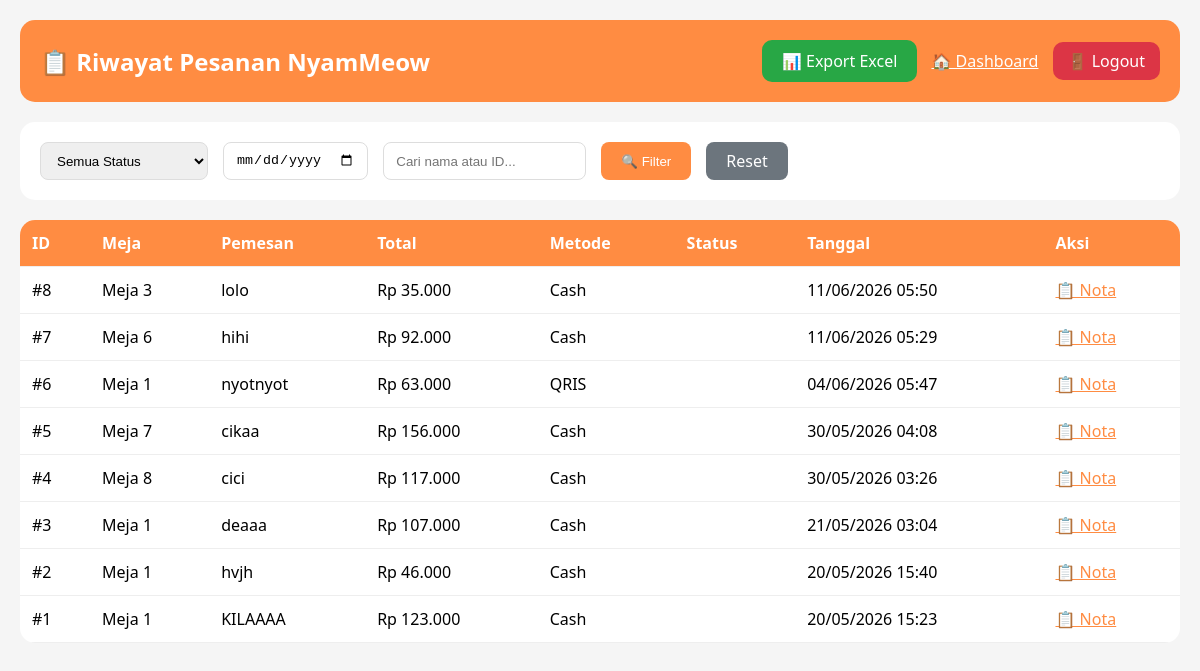
/admin/riwayat.php (signed in), run on the app's committed database.
### tables this page shows
CREATE TABLE `pesanan` (
  `id` int(11) NOT NULL,
  `no_meja` int(11) NOT NULL,
  `nama_pemesan` varchar(100) NOT NULL,
  `total_harga` int(11) NOT NULL,
  `status` enum('Menunggu Pembayaran','Dibayar','Sedang Dimasak','Selesai') DEFAULT 'Menunggu Pembayaran',
  `catatan` text DEFAULT NULL,
  `tanggal_pesan` timestamp NOT NULL DEFAULT current_timestamp(),
  `metode_pembayaran` varchar(50) DEFAULT 'Cash',
  `waktu_dibayar` datetime DEFAULT NULL
);

### admin/riwayat.php (the view, shortened to what this page needs)
<?php
include '../config/db.php';
?>
<!DOCTYPE html>
<html lang="id">
<head>
</head>
<body>
<div class="container">
    <div class="header">
        <h2>📋 Riwayat Pesanan NyamMeow</h2>
        <div>
            <a href="export_excel.php" class="btn-export">📊 Export Excel</a>
            <a href="index.php" style="color: white; margin: 0 10px;">🏠 Dashboard</a>
            <a href="logout.php" class="logout">🚪 Logout</a>
        </div>
    </div>
    <div class="filter-box">
        <form method="GET" style="display: flex; gap: 15px; flex-wrap: wrap; width: 100%;">
            <select name="status">
                <option value="">Semua Status</option>
            </select>
            <input type="date" name="date" value="<?= isset($_GET['date']) ? $_GET['date'] : '' ?>">
            <input type="text" name="search" placeholder="Cari nama atau ID..." value="<?= isset($_GET['search']) ? htmlspecialchars($_GET['search']) : '' ?>">
            <button type="submit">🔍 Filter</button>
            <a href="riwayat.php" style="padding: 8px 20px; background: #6c757d; color: white; border-radius: 8px; text-decoration: none;">Reset</a>
        </form>
    </div>
    <table>
        <thead>
            <tr>
                <th>ID</th>
                <th>Meja</th>
                <th>Pemesan</th>
                <th>Total</th>
                <th>Metode</th>
                <th>Status</th>
                <th>Tanggal</th>
                <th>Aksi</th>
            </tr>
        </thead>
        <tbody>
            <?php
            $sql = "SELECT * FROM pesanan WHERE 1=1";
            $sql .= " ORDER BY tanggal_pesan DESC";
            $result = $conn->query($sql);
            if($result->num_rows == 0):
            ?>
            <tr><td colspan="8" style="text-align: center; padding: 40px;">🐾 Belum ada pesanan</td></tr>
            <?php else: ?>
                <?php while($row = $result->fetch_assoc()): ?>
                <tr>
                    <td>#<?= $row['id'] ?></td>
                    <td>Meja <?= $row['no_meja'] ?></td>
                    <td><?= htmlspecialchars($row['nama_pemesan']) ?></td>
                    <td>Rp <?= number_format($row['total_harga'], 0, ',', '.') ?></td>
                    <td><?= $row['metode_pembayaran'] ?? 'Cash' ?></td>
                    <td><?= $row['status'] ?></td>
                    <td><?= date('d/m/Y H:i', strtotime($row['tanggal_pesan'])) ?></td>
                    <td>
                        <a href="../nota_pesanan.php?id=<?= $row['id'] ?>" style="color: #FF8C42;">📋 Nota</a>
                    </td>
                </tr>
                <?php endwhile; ?>
            <?php endif; ?>
        </tbody>
    </table>
</div>
</body>
</html>

### admin/riwayat.php (style rules this page uses)
* { margin: 0; padding: 0; box-sizing: border-box; }
body { font-family: 'Segoe UI', sans-serif; background: #f5f5f5; padding: 20px; }
.container { max-width: 1400px; margin: 0 auto; }
.header { background: #FF8C42; color: white; padding: 20px; border-radius: 15px; margin-bottom: 20px; display: flex; justify-content: space-between; align-items: center; }
.logout { background: #dc3545; color: white; padding: 8px 15px; border-radius: 10px; text-decoration: none; }
table { width: 100%; background: white; border-radius: 15px; overflow: hidden; border-collapse: collapse; }
th, td { padding: 12px; text-align: left; border-bottom: 1px solid #eee; }
th { background: #FF8C42; color: white; }
.btn-export { background: #28a745; color: white; padding: 10px 20px; border: none; border-radius: 10px; cursor: pointer; text-decoration: none; display: inline-block; }
.filter-box { background: white; padding: 20px; border-radius: 15px; margin-bottom: 20px; display: flex; gap: 15px; flex-wrap: wrap; align-items: center; }
.filter-box select, .filter-box input { padding: 8px 12px; border-radius: 8px; border: 1px solid #ddd; }
.filter-box button { padding: 8px 20px; background: #FF8C42; color: white; border: none; border-radius: 8px; cursor: pointer; }

### data on the page
pesanan: id "8", no_meja "3", nama_pemesan "lolo", total_harga "35.000", metode_pembayaran "Cash", tanggal_pesan "11/06/2026 05:50"
pesanan: id "7", no_meja "6", nama_pemesan "hihi", total_harga "92.000", metode_pembayaran "Cash", tanggal_pesan "11/06/2026 05:29"
pesanan: id "6", no_meja "1", nama_pemesan "nyotnyot", total_harga "63.000", metode_pembayaran "QRIS", tanggal_pesan "04/06/2026 05:47"
pesanan: id "5", no_meja "7", nama_pemesan "cikaa", total_harga "156.000", metode_pembayaran "Cash", tanggal_pesan "30/05/2026 04:08"
pesanan: id "4", no_meja "8", nama_pemesan "cici", total_harga "117.000", metode_pembayaran "Cash", tanggal_pesan "30/05/2026 03:26"
pesanan: id "3", no_meja "1", nama_pemesan "deaaa", total_harga "107.000", metode_pembayaran "Cash", tanggal_pesan "21/05/2026 03:04"
pesanan: id "2", no_meja "1", nama_pemesan "hvjh", total_harga "46.000", metode_pembayaran "Cash", tanggal_pesan "20/05/2026 15:40"
pesanan: id "1", no_meja "1", nama_pemesan "KILAAAA", total_harga "123.000", metode_pembayaran "Cash", tanggal_pesan "20/05/2026 15:23"
